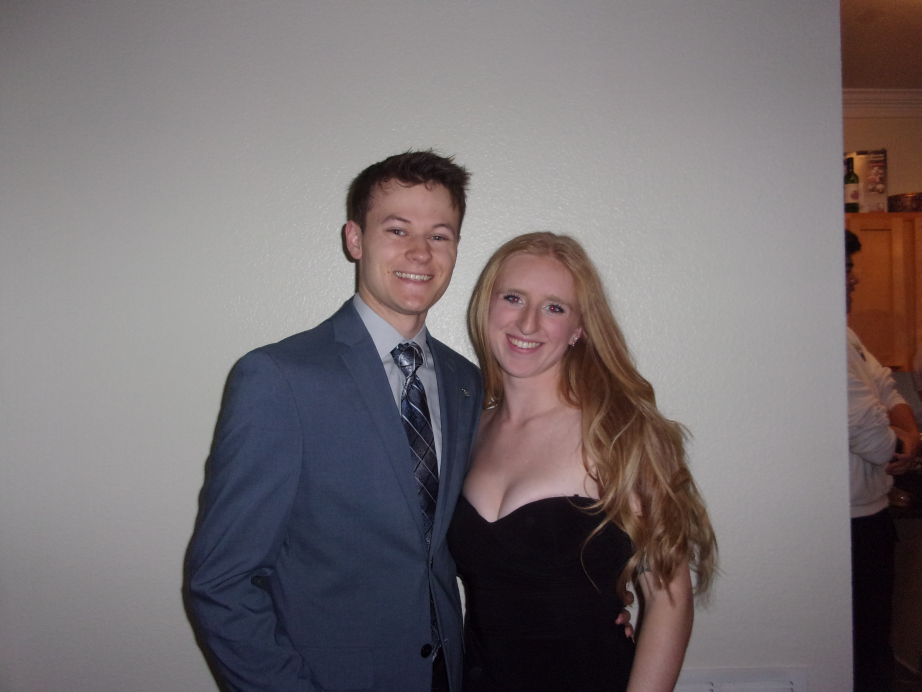
#> input picture inputImages/Cole_Harleigh.jpeg, 4608 x 3456 px (shown at 1/5 size)
$ python TheBigProject.py
#> lines starting #> are read from the running program, lines starting #| are printed output that depends on the picture
#> the answer given: ../inputImages/Cole_Harleigh.jpeg
#> the answer given: ../inputImages/Obama.jpg
"""
===============================================================================
ENGR 13300 Fall 2023

Program Description


Assignment Information
    Assignment:     Team Project1 - PY4
    Author:         Cole, hacker21@purdue.edu
    Team ID:        LC3 - 10

Contributor:    Sasmit Pandey, pandey96@purdue.edu
 [repeat for each]
    My contributor(s) helped me:
    [x] understand the assignment expectations without
        telling me how they will approach it.
    [x] understand different ways to think about a solution
        without helping me plan my solution.
    [x] think through the meaning of a specific error or
        bug present in my code without looking at my code.
    Note that if you helped somebody else with their code, you
    have to list that person as a contributor here as well.

    Contributor:    Addison Hall, Hall781@purdue.edu
 [repeat for each]
    My contributor(s) helped me:
    [x ] understand the assignment expectations without
        telling me how they will approach it.
    [ x] understand different ways to think about a solution
        without helping me plan my solution.
    [x ] think through the meaning of a specific error or
        bug present in my code without looking at my code.
    Note that if you helped somebody else with their code, you
    have to list that person as a contributor here as well.

    Contributor:    Madeline Young, young736@purdue.edu
 [repeat for each]
    My contributor(s) helped me:
    [x ] understand the assignment expectations without
        telling me how they will approach it.
    [ x] understand different ways to think about a solution
        without helping me plan my solution.
    [x ] think through the meaning of a specific error or
        bug present in my code without looking at my code.
    Note that if you helped somebody else with their code, you
    have to list that person as a contributor here as well.

ACADEMIC INTEGRITY STATEMENT
I have not used source code obtained from any other unauthorized
source, either modified or unmodified. Neither have I provided
access to my code to another. The project I am submitting
is my own original work.
===============================================================================
"""

import numpy as np
import matplotlib.pyplot as plt

def image_to_sourcearray(source):#This function returns the source array.
#> called with source = '../inputImages/Cole_Harleigh.jpeg'
    return plt.imread(source)
#> returned value is the input picture: shape (3456, 4608, 3); mean R, G, B 118.8, 111.4, 113.5

def image_to_targetarray(target):#This function returns the target array.
#> called with target = '../inputImages/Obama.jpg'
    return plt.imread(target)
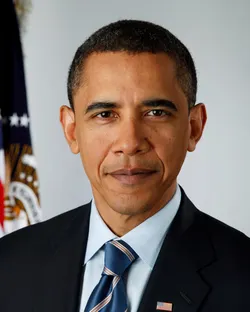
#> input picture inputImages/Obama.jpg, 250 x 312 px
#> returned value is the input picture: shape (312, 250, 3); mean R, G, B 121.1, 111, 105.5

def grayscalesource(sourcearray):#grayscale the source image into one array
    r, g, b = sourcearray[:,:,0], sourcearray[:,:,1], sourcearray[:,:,2]
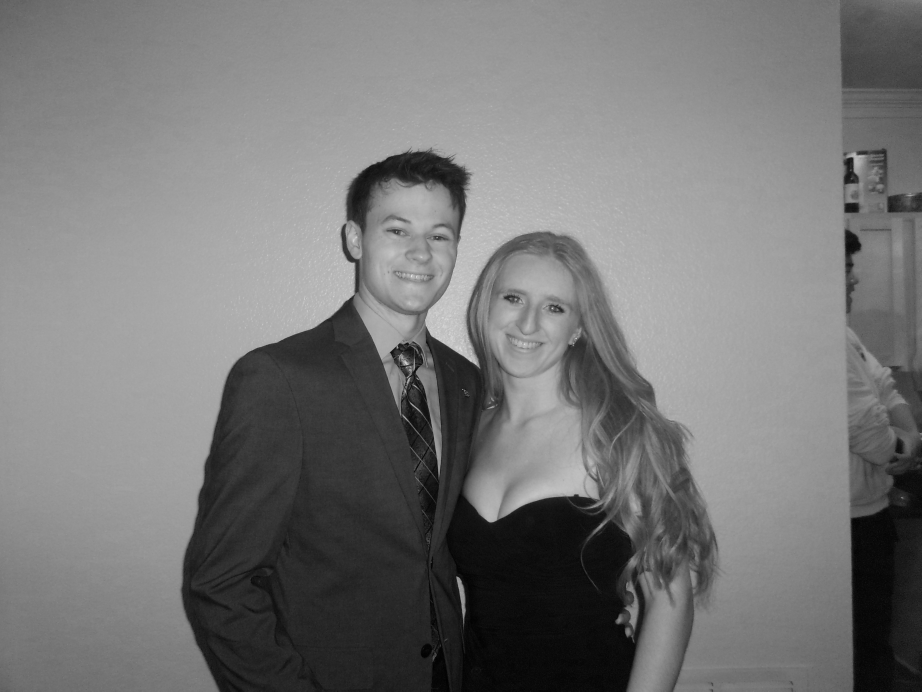
#> r: shape (3456, 4608) (shown at 1/5 size); min 0, max 255, mean 118.8
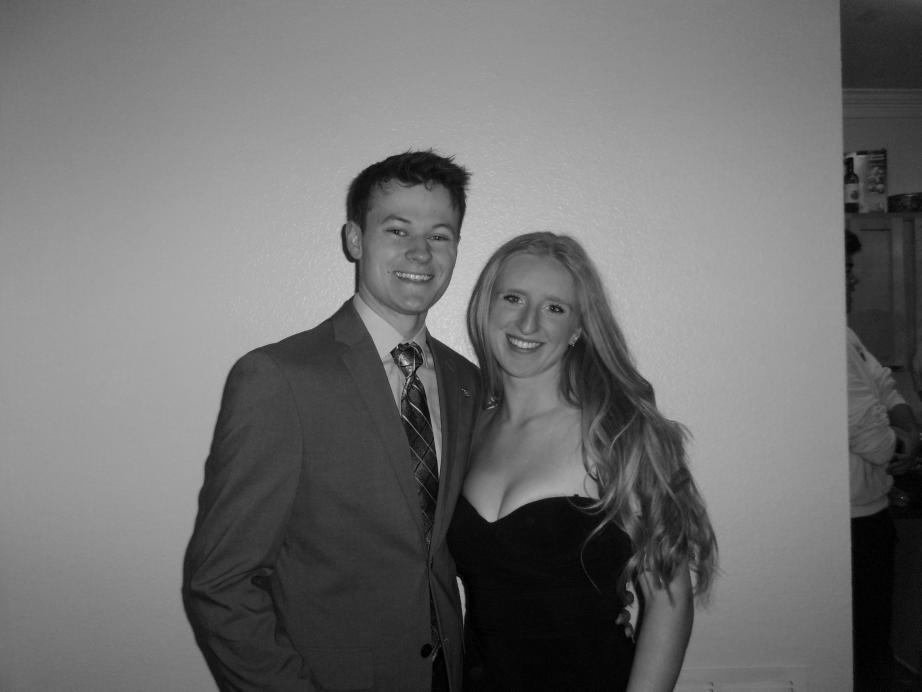
#> g: shape (3456, 4608) (shown at 1/5 size); min 0, max 255, mean 111.4
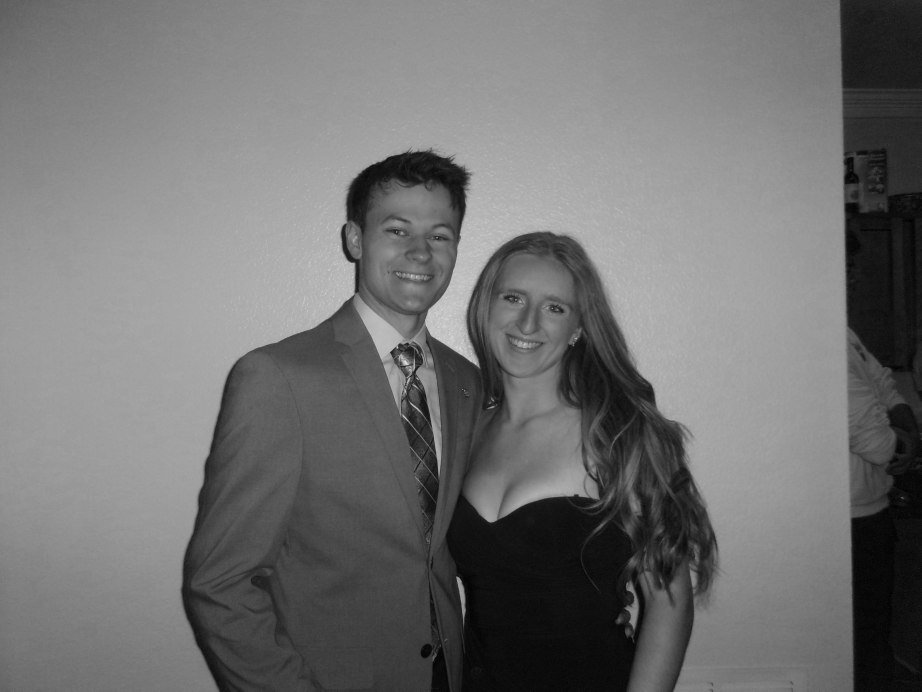
#> b: shape (3456, 4608) (shown at 1/5 size); min 0, max 254, mean 113.5
    graysource= 0.2989 * r + 0.5870 * g + 0.1140 * b
    return graysource.astype(np.uint8)
#> returned value: shape (3456, 4608)

def grayscaletarget(targetarray):#grayscale the target image into one array
    r, g, b = targetarray[:,:,0], targetarray[:,:,1], targetarray[:,:,2]
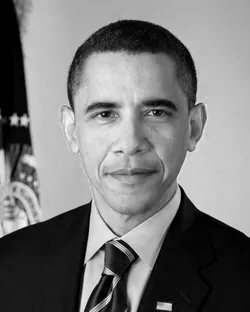
#> r: shape (312, 250); min 0, max 250, mean 121.1
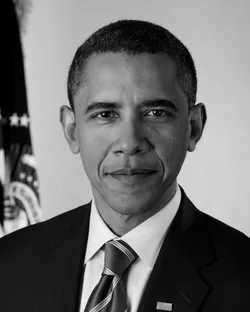
#> g: shape (312, 250); min 0, max 249, mean 111
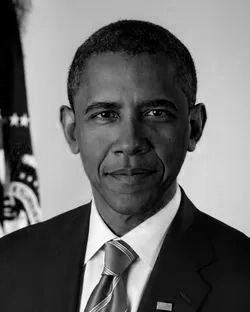
#> b: shape (312, 250); min 0, max 255, mean 105.5
    graytarget = 0.2898*r + 0.5870*g + 0.1140*b
    return graytarget.astype(np.uint8)
#> returned value: shape (312, 250)

# [170 lines left out: functions guassianfilter, guassianfilterapp, upsample, targetmask, sourcemask, create_laplacian_pyramid and 2 more, not called in this run]


#243 247 obama

#rock 247 229

def main():#This is the main function
    source =  input("Please enter source image JPEG file (with extension): ")
    target =  input("Please enter target image JPEG file (with extension): ")
    if len(target) > len(source) or len(target[0]) > len(source[0]):#This if statement checks to see if the image entered is a JPEG file or not.
        print("Error: Target image is larger than source image")#If the image entered is not a JPEG file, the program prints out an error statment.
        main()
    else:
            #These are the variables for the functions.
            sourcearray = image_to_sourcearray(source)#This creates the original image array.
            targetarray = image_to_targetarray(target)#This creates the traget image array.
            graysource = grayscalesource(sourcearray)#This creates the grayscale array for the orginal image.
            graytarget = grayscaletarget(targetarray)#This creates the grayscale array for the target image.
            #schrute/scott(1200, 672)
            #Obama/Rock(768,1104)

            fig, (axis1,axis2) = plt.subplots(1, 2)
            axis1.imshow(graytarget, cmap ="gray")#This line shows the target image in gray.
            axis2.imshow(graysource, cmap ="gray")#This line shows the source image in gray.
            plt.show()#This line shows both the images together.
            # Define the new dimensions and resize
            #for schrute input (730, 320)
            #for scott input (774, 364)
            #for Obama input(243,247)
            #for Rock input (247,229)
            xs= int(input("Please input central placement x value for source picture: "))#The user enters the x value for the source image, which gets saved in a variable named xs.
#> the answer given: 3
            ys= int(input("Please input central placement y value for source picture: "))#The user enters the y value for the source image, which gets saved in a variable named ys.
#> the answer given: 3
            xt= int(input("Please input central placement x value for target picture: "))#The user enters the x value for the target image, which gets saved in a variable named xt.
#> the answer given: 3
            yt= int(input("Please input central placement y value for target picture: "))#The user enters the y value for the target image, which gets saved in a variable named yt.
#> the answer given: 3
#> (the run stopped early here; a loop or call above may not have finished)
